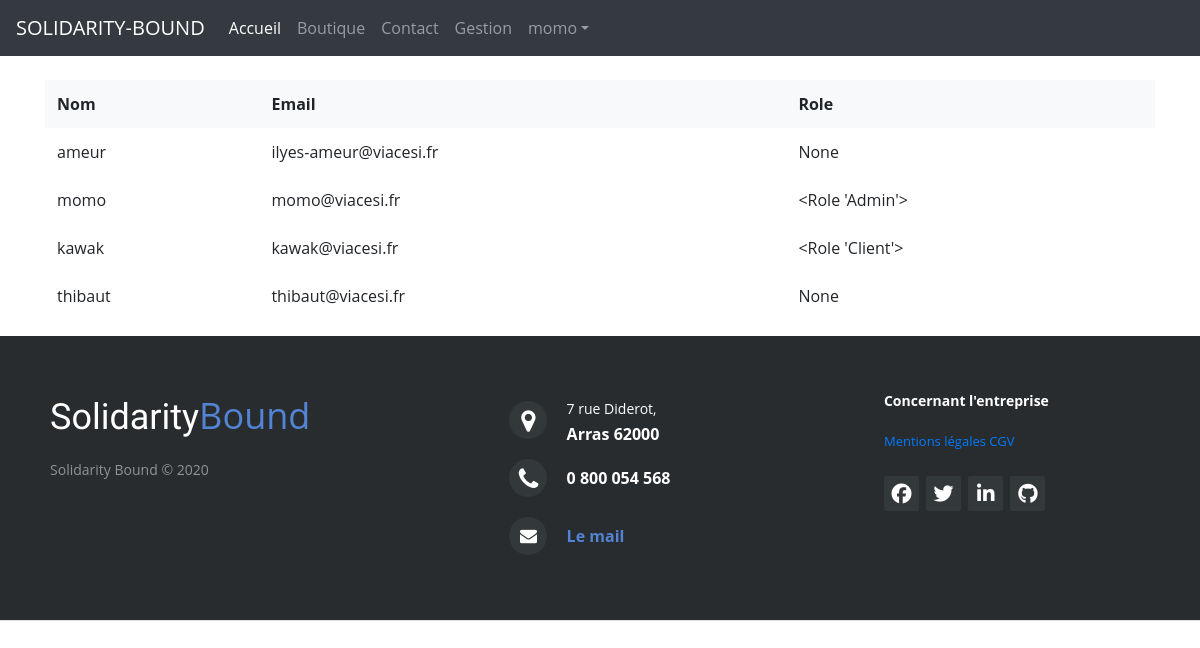
/admin (signed in), run on the app's committed database.
### models.py (models this page shows, shortened)
class User(UserMixin, db.Model):
    __tablename__ = 'users'
    id = db.Column(db.Integer, primary_key=True)
    name = db.Column(db.String(50), nullable=False)
    location = db.Column(db.String(50))
    email = db.Column(db.String(100), unique=True, nullable=False)
    password = db.Column(db.String(100), nullable=False)
    role_id = db.Column(db.Integer, db.ForeignKey('roles.id'))
    date_created = db.Column(db.DateTime, default=datetime.now())

class Role(db.Model):
    __tablename__ = 'roles'
    id = db.Column(db.Integer, primary_key=True)
    description = db.Column(db.String(64), unique=True)
    users = db.relationship('User', backref='role', lazy='dynamic')
    def __repr__(self):
        return '<Role %r>' % self.description

### app.py (the view)
    @app.route('/admin')
    def gestion():
        users = User.query.all()
        return render_template('gestion.html', users=users)

### templates/gestion.html (shortened to what this page needs)
{% extends 'base.html' %}
{% block body %}
    <br>
    <div class="container">
    <div class="table-responsive">
    <table class="table">
        <tr>
            <th scope="col" class="border-0 bg-light">Nom</th>
            <th scope="col" class="border-0 bg-light">Email</th>
            <th scope="col" class="border-0 bg-light">Role</th>
        </tr>
    {% for user in users %}
        <tr>
            <td  class="border-0 align-middle">{{ user.name }}</td>
            <td  class="border-0 align-middle">{{ user.email }}</td>
            <td  class="border-0 align-middle">{{ user.role }}</td>
        </tr>
    {% endfor %}
    </table>
    </div>
{% endblock %}

### templates/base.html (shortened to what this page needs)
<!DOCTYPE html>
<html lang="en">
<head>
    <link rel="stylesheet" href="https://cdnjs.cloudflare.com/ajax/libs/font-awesome/5.13.0/css/all.min.css">
    <link href="{{url_for('static', filename = 'css/detail.css')}}" rel="stylesheet" />
    <link rel="stylesheet" href="https://stackpath.bootstrapcdn.com/bootstrap/4.4.1/css/bootstrap.min.css">
    <link rel="stylesheet" href="./static/css/stylehome.css">
	<link rel="stylesheet" href="http://maxcdn.bootstrapcdn.com/font-awesome/4.2.0/css/font-awesome.min.css">
</head>
<body>
      <nav class="navbar navbar-expand-lg navbar-dark bg-dark" style="background-color: #e3f2fd;">
    <a class="navbar-brand" href="#">SOLIDARITY-BOUND</a>
    <div class="collapse navbar-collapse" id="navbarColor03">
      <ul class="navbar-nav mr-auto">
        <li class="nav-item active">
          <a class="nav-link" href="/">Accueil <span class="sr-only">(current)</span></a>
        </li>
        <li class="nav-item">
          <a class="nav-link" href="/boutique">Boutique</a>
        </li>
        <li class="nav-item">
          <a class="nav-link" href="#">Contact</a>
        </li>
            {% if current_user.is_authenticated %}
                <li class="nav-item">
          <a class="nav-link" href="/admin">Gestion </a>
        </li>
               <li class="nav-item dropdown" >
            <a class="nav-link dropdown-toggle" href="http://example.com" id="dropdown03" data-toggle="dropdown" aria-haspopup="true" aria-expanded="false">{{ current_user.name }}</a>
          </li>
      {% endif %}
      </ul>
    </div>
      </nav>
    <div class="">
    {% block body %}
    {% endblock %}
        </div>
    <footer class="footer-distributed">
		<div class="footer-left">
		    <h3>Solidarity<span>Bound</span></h3>
		    <p class="footer-company-name">Solidarity Bound &copy; 2020</p>
		</div>
		<div class="footer-center">
            <div>
                <i class="fa fa-map-marker"></i>
		        <p><span>7 rue Diderot,</span> Arras 62000</p>
		    </div>
		    <div>
		        <i class="fa fa-phone"></i>
		        <p>0 800 054 568</p>
		    </div>
		    <div>
		        <i class="fa fa-envelope"></i>
		        <p><a href="#">Le mail </a></p>
		    </div>
		</div>
		<div class="footer-right">
            <p class="footer-company-about">
                <span>Concernant l'entreprise</span>
                <a href="#">Mentions légales</a>
                <a href="#">CGV</a>
		    </p>
		    <div class="footer-icons">
		        <a href="#"><i class="fa fa-facebook"></i></a>
		        <a href="#"><i class="fa fa-twitter"></i></a>
		        <a href="#"><i class="fa fa-linkedin"></i></a>
		        <a href="#"><i class="fa fa-github"></i></a>
		    </div>
		</div>
		</footer>
</body>
</html>

### static/css/detail.css (style rules this page uses)
* { margin: 0; padding: 0; font-family: "Open Sans",sans-serif; box-sizing: border-box; }
body { margin-top: 150px; background: #7ed6df; transition: 0.6s linear; }

### static/css/stylehome.css (style rules this page uses)
body { font-family: "Lucida Sans"; margin:0; padding: 0; min-height: 100vh; display: flex; flex-direction: column; }
footer { position: relative; bottom: 0; }
.footer-distributed { background-color: #292c2f; box-shadow: 0 1px 1px 0 rgba(0, 0, 0, 0.12); box-sizing: border-box; width: 100%; text-align: left; font: bold 16px sans-serif; margin-top: auto; padding: 55px 50px; }
.footer-distributed .footer-left, .footer-distributed .footer-center, .footer-distributed .footer-right { display: inline-block; vertical-align: top; }
.footer-distributed .footer-left { width: 40%; }
.footer-distributed h3 { color: #ffffff; font: normal 36px 'Cookie', cursive; margin: 0; }
.footer-distributed h3 span { color: #5383d3; }
.footer-distributed .footer-company-name { color: #8f9296; font-size: 14px; font-weight: normal; margin: 0; }
.footer-distributed .footer-center { width: 35%; }
.footer-distributed .footer-center i { background-color: #33383b; color: #ffffff; font-size: 25px; width: 38px; height: 38px; border-radius: 50%; text-align: center; line-height: 42px; margin: 10px 15px; vertical-align: middle; }
.footer-distributed .footer-center i.fa-envelope { font-size: 17px; line-height: 38px; }
.footer-distributed .footer-center p { display: inline-block; color: #ffffff; vertical-align: middle; margin:0; }
.footer-distributed .footer-center p span { display:block; font-weight: normal; font-size:14px; line-height:2; }
.footer-distributed .footer-center p a { color: #5383d3; text-decoration: none;; }
.footer-distributed .footer-right { width: 20%; }
.footer-distributed .footer-company-about { line-height: 20px; color: #92999f; font-size: 13px; font-weight: normal; margin: 0; }
.footer-distributed .footer-company-about span { display: block; color: #ffffff; font-size: 14px; font-weight: bold; margin-bottom: 20px; }
.footer-distributed .footer-icons { margin-top: 25px; }
.footer-distributed .footer-icons a { display: inline-block; width: 35px; height: 35px; cursor: pointer; background-color: #33383b; border-radius: 2px; font-size: 20px; color: #ffffff; text-align: center; line-height: 35px; margin-right: 3px; margin-bottom: 5px; }

### data on the page
User: name "momo", email "momo@viacesi.fr", role "<Role 'Admin'>"
User: name "ameur", email "ilyes-ameur@viacesi.fr", role "None"
User: name "kawak", email "kawak@viacesi.fr", role "<Role 'Client'>"
User: name "thibaut", email "thibaut@viacesi.fr", role "None"
